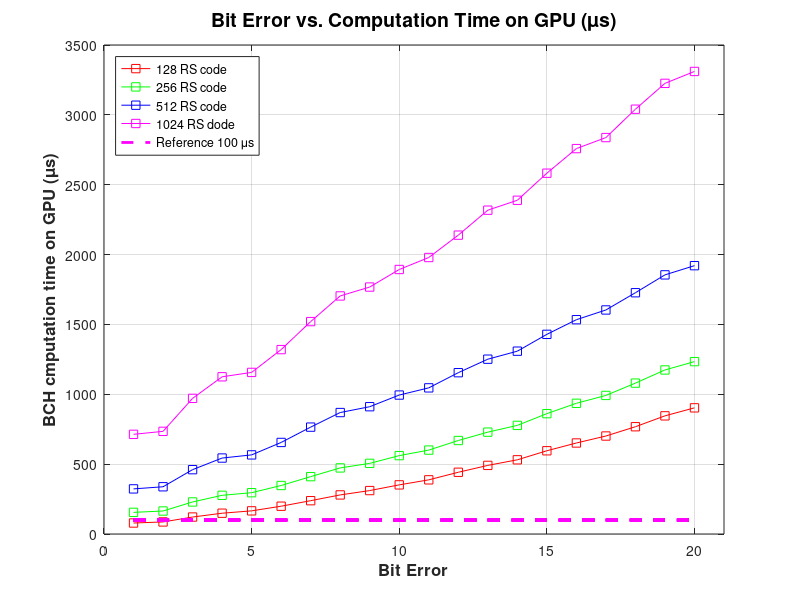
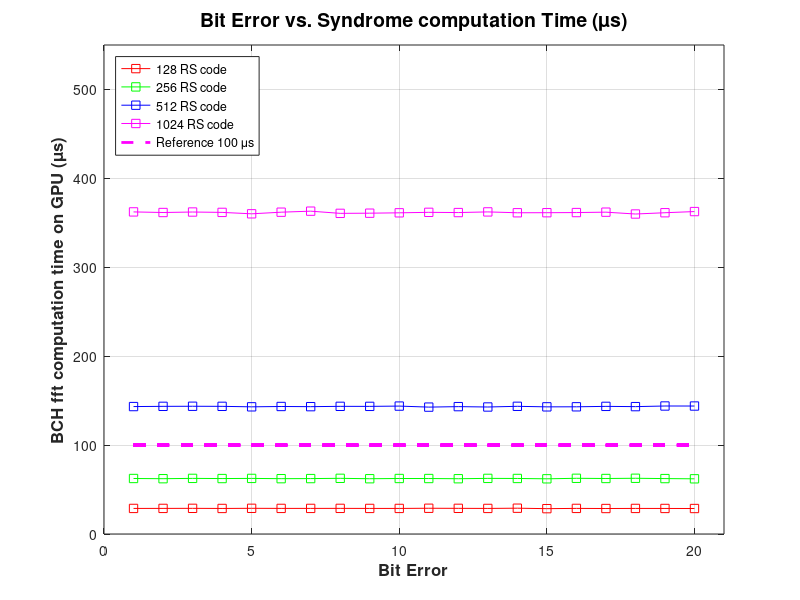
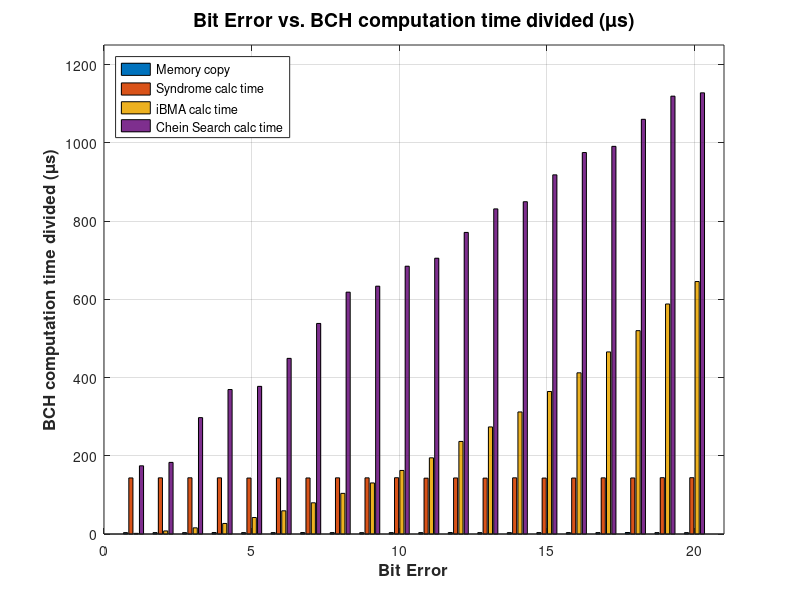

These charts were generated, in order, by the following MATLAB code:
% This function is to plot total latency taken for different error correction
% and block sizes

max = 20;
err_x = [1:max];

rs128_h2d     = ones(1,max);
rs128_d2h     = ones(1,max);
rs128_fft    = ones(1,max);
rs128_keyq    = ones(1,max);
rs128_errpoly = ones(1,max);

rs256_h2d     = ones(1,max);
rs256_d2h     = ones(1,max);
rs256_fft    = ones(1,max);
rs256_keyq    = ones(1,max);
rs256_errpoly = ones(1,max);

rs512_h2d     = ones(1,max);
rs512_d2h     = ones(1,max);
rs512_fft    = ones(1,max);
rs512_keyq    = ones(1,max);
rs512_errpoly = ones(1,max);

% Data from the cuda

 rs128_h2d(1) = 1.152000;
 rs128_d2h(1) = 2.464000;
 rs128_fft(1) = 28.768000;
 rs128_keyq(1) = 1.792000;
 rs128_errpoly(1) = 44.481000;

 rs256_h2d(1) = 1.152000;
 rs256_d2h(1) = 2.464000;
 rs256_fft(1) = 62.433000;
 rs256_keyq(1) = 1.568000;
 rs256_errpoly(1) = 87.265000;

 rs512_h2d(1) = 1.152000;
 rs512_d2h(1) = 2.432000;
 rs512_fft(1) = 143.330000;
 rs512_keyq(1) = 1.664000;
 rs512_errpoly(1) = 174.339000;

 rs1024_h2d(1) = 1.152000;
 rs1024_d2h(1) = 2.432000;
 rs1024_fft(1) = 362.278000;
 rs1024_keyq(1) = 1.568000;
 rs1024_errpoly(1) = 346.022000;

 rs128_h2d(2) = 1.152000;
 rs128_d2h(2) = 2.432000;
 rs128_fft(2) = 28.800000;
 rs128_keyq(2) = 7.073000;
 rs128_errpoly(2) = 46.816000;

 rs256_h2d(2) = 1.152000;
 rs256_d2h(2) = 2.464000;
 rs256_fft(2) = 62.209000;
 rs256_keyq(2) = 6.880000;
 rs256_errpoly(2) = 91.905000;

 rs512_h2d(2) = 1.152000;
 rs512_d2h(2) = 2.464000;
 rs512_fft(2) = 143.586000;
 rs512_keyq(2) = 7.840000;
 rs512_errpoly(2) = 183.076000;

 rs1024_h2d(2) = 1.152000;
 rs1024_d2h(2) = 2.784000;
 rs1024_fft(2) = 361.605000;
 rs1024_keyq(2) = 7.552000;
 rs1024_errpoly(2) = 361.605000;

 rs128_h2d(3) = 1.152000;
 rs128_d2h(3) = 2.432000;
 rs128_fft(3) = 28.865000;
 rs128_keyq(3) = 15.200000;
 rs128_errpoly(3) = 73.794000;

 rs256_h2d(3) = 1.152000;
 rs256_d2h(3) = 2.432000;
 rs256_fft(3) = 62.561000;
 rs256_keyq(3) = 15.489000;
 rs256_errpoly(3) = 147.682000;

 rs512_h2d(3) = 1.152000;
 rs512_d2h(3) = 2.464000;
 rs512_fft(3) = 143.681000;
 rs512_keyq(3) = 15.745000;
 rs512_errpoly(3) = 297.539000;

 rs1024_h2d(3) = 1.152000;
 rs1024_d2h(3) = 2.432000;
 rs1024_fft(3) = 362.149000;
 rs1024_keyq(3) = 15.361000;
 rs1024_errpoly(3) = 589.704000;

 rs128_h2d(4) = 1.152000;
 rs128_d2h(4) = 2.432000;
 rs128_fft(4) = 28.737000;
 rs128_keyq(4) = 25.888000;
 rs128_errpoly(4) = 90.594000;

 rs256_h2d(4) = 1.184000;
 rs256_d2h(4) = 2.496000;
 rs256_fft(4) = 62.369000;
 rs256_keyq(4) = 27.521000;
 rs256_errpoly(4) = 183.363000;

 rs512_h2d(4) = 1.376000;
 rs512_d2h(4) = 2.432000;
 rs512_fft(4) = 143.586000;
 rs512_keyq(4) = 26.976000;
 rs512_errpoly(4) = 369.317000;

 rs1024_h2d(4) = 1.152000;
 rs1024_d2h(4) = 2.464000;
 rs1024_fft(4) = 361.734000;
 rs1024_keyq(4) = 25.793000;
 rs1024_errpoly(4) = 734.060000;

 rs128_h2d(5) = 1.152000;
 rs128_d2h(5) = 2.432000;
 rs128_fft(5) = 28.897000;
 rs128_keyq(5) = 41.600000;
 rs128_errpoly(5) = 91.585000;

 rs256_h2d(5) = 1.152000;
 rs256_d2h(5) = 2.464000;
 rs256_fft(5) = 62.529000;
 rs256_keyq(5) = 42.913000;
 rs256_errpoly(5) = 186.595000;

 rs512_h2d(5) = 1.184000;
 rs512_d2h(5) = 2.464000;
 rs512_fft(5) = 143.042000;
 rs512_keyq(5) = 42.145000;
 rs512_errpoly(5) = 377.414000;

 rs1024_h2d(5) = 1.152000;
 rs1024_d2h(5) = 2.464000;
 rs1024_fft(5) = 360.134000;
 rs1024_keyq(5) = 41.441000;
 rs1024_errpoly(5) = 751.405000;

 rs128_h2d(6) = 1.152000;
 rs128_d2h(6) = 2.432000;
 rs128_fft(6) = 28.800000;
 rs128_keyq(6) = 59.137000;
 rs128_errpoly(6) = 107.426000;

 rs256_h2d(6) = 1.152000;
 rs256_d2h(6) = 2.432000;
 rs256_fft(6) = 62.241000;
 rs256_keyq(6) = 60.289000;
 rs256_errpoly(6) = 221.059000;

 rs512_h2d(6) = 1.152000;
 rs512_d2h(6) = 2.464000;
 rs512_fft(6) = 143.426000;
 rs512_keyq(6) = 59.297000;
 rs512_errpoly(6) = 448.968000;

 rs1024_h2d(6) = 1.152000;
 rs1024_d2h(6) = 2.432000;
 rs1024_fft(6) = 361.958000;
 rs1024_keyq(6) = 59.169000;
 rs1024_errpoly(6) = 895.151000;

 rs128_h2d(7) = 1.152000;
 rs128_d2h(7) = 2.432000;
 rs128_fft(7) = 28.800000;
 rs128_keyq(7) = 78.337000;
 rs128_errpoly(7) = 127.714000;

 rs256_h2d(7) = 1.152000;
 rs256_d2h(7) = 2.465000;
 rs256_fft(7) = 62.337000;
 rs256_keyq(7) = 80.162000;
 rs256_errpoly(7) = 264.452000;

 rs512_h2d(7) = 1.152000;
 rs512_d2h(7) = 2.592000;
 rs512_fft(7) = 143.234000;
 rs512_keyq(7) = 79.777000;
 rs512_errpoly(7) = 538.249000;

 rs1024_h2d(7) = 1.152000;
 rs1024_d2h(7) = 2.432000;
 rs1024_fft(7) = 363.110000;
 rs1024_keyq(7) = 79.297000;
 rs1024_errpoly(7) = 1.074290e+03;

 rs128_h2d(8) = 1.152000;
 rs128_d2h(8) = 2.433000;
 rs128_fft(8) = 28.832000;
 rs128_keyq(8) = 103.330000;
 rs128_errpoly(8) = 143.970000;

 rs256_h2d(8) = 1.184000;
 rs256_d2h(8) = 2.464000;
 rs256_fft(8) = 62.625000;
 rs256_keyq(8) = 105.665000;
 rs256_errpoly(8) = 301.061000;

 rs512_h2d(8) = 1.184000;
 rs512_d2h(8) = 2.464000;
 rs512_fft(8) = 143.586000;
 rs512_keyq(8) = 103.906000;
 rs512_errpoly(8) = 618.219000;

 rs1024_h2d(8) = 1.152000;
 rs1024_d2h(8) = 2.464000;
 rs1024_fft(8) = 360.648000;
 rs1024_keyq(8) = 104.642000;
 rs1024_errpoly(8) = 1.235035e+03;

 rs128_h2d(9) = 1.152000;
 rs128_d2h(9) = 2.688000;
 rs128_fft(9) = 28.768000;
 rs128_keyq(9) = 131.138000;
 rs128_errpoly(9) = 147.138000;

 rs256_h2d(9) = 1.152000;
 rs256_d2h(9) = 2.720000;
 rs256_fft(9) = 62.177000;
 rs256_keyq(9) = 132.514000;
 rs256_errpoly(9) = 307.077000;

 rs512_h2d(9) = 1.120000;
 rs512_d2h(9) = 2.432000;
 rs512_fft(9) = 143.554000;
 rs512_keyq(9) = 130.530000;
 rs512_errpoly(9) = 633.514000;

 rs1024_h2d(9) = 1.152000;
 rs1024_d2h(9) = 2.432000;
 rs1024_fft(9) = 360.838000;
 rs1024_keyq(9) = 132.034000;
 rs1024_errpoly(9) = 1.271155e+03;

 rs128_h2d(10) = 1.152000;
 rs128_d2h(10) = 2.432000;
 rs128_fft(10) = 28.768000;
 rs128_keyq(10) = 163.363000;
 rs128_errpoly(10) = 155.939000;

 rs256_h2d(10) = 1.120000;
 rs256_d2h(10) = 2.816000;
 rs256_fft(10) = 62.433000;
 rs256_keyq(10) = 162.498000;
 rs256_errpoly(10) = 332.100000;

 rs512_h2d(10) = 1.152000;
 rs512_d2h(10) = 2.464000;
 rs512_fft(10) = 143.874000;
 rs512_keyq(10) = 162.467000;
 rs512_errpoly(10) = 684.554000;

 rs1024_h2d(10) = 1.152000;
 rs1024_d2h(10) = 2.400000;
 rs1024_fft(10) = 361.254000;
 rs1024_keyq(10) = 163.042000;
 rs1024_errpoly(10) = 1.365334e+03;

 rs128_h2d(11) = 1.184000;
 rs128_d2h(11) = 2.432000;
 rs128_fft(11) = 28.960000;
 rs128_keyq(11) = 195.907000;
 rs128_errpoly(11) = 159.203000;

 rs256_h2d(11) = 1.184000;
 rs256_d2h(11) = 2.464000;
 rs256_fft(11) = 62.402000;
 rs256_keyq(11) = 193.635000;
 rs256_errpoly(11) = 340.966000;

 rs512_h2d(11) = 1.184000;
 rs512_d2h(11) = 2.432000;
 rs512_fft(11) = 142.723000;
 rs512_keyq(11) = 194.723000;
 rs512_errpoly(11) = 704.972000;

 rs1024_h2d(11) = 1.152000;
 rs1024_d2h(11) = 2.464000;
 rs1024_fft(11) = 361.797000;
 rs1024_keyq(11) = 195.108000;
 rs1024_errpoly(11) = 1.418454e+03;

 rs128_h2d(12) = 1.184000;
 rs128_d2h(12) = 2.432000;
 rs128_fft(12) = 28.865000;
 rs128_keyq(12) = 239.043000;
 rs128_errpoly(12) = 170.338000;

 rs256_h2d(12) = 1.152000;
 rs256_d2h(12) = 2.464000;
 rs256_fft(12) = 62.177000;
 rs256_keyq(12) = 231.684000;
 rs256_errpoly(12) = 371.655000;

 rs512_h2d(12) = 1.152000;
 rs512_d2h(12) = 2.656000;
 rs512_fft(12) = 143.266000;
 rs512_keyq(12) = 236.644000;
 rs512_errpoly(12) = 770.922000;

 rs1024_h2d(12) = 1.184000;
 rs1024_d2h(12) = 2.432000;
 rs1024_fft(12) = 361.541000;
 rs1024_keyq(12) = 238.116000;
 rs1024_errpoly(12) = 1.535832e+03;

 rs128_h2d(13) = 1.152000;
 rs128_d2h(13) = 2.432000;
 rs128_fft(13) = 28.768000;
 rs128_keyq(13) = 277.637000;
 rs128_errpoly(13) = 181.123000;

 rs256_h2d(13) = 1.184000;
 rs256_d2h(13) = 2.464000;
 rs256_fft(13) = 62.561000;
 rs256_keyq(13) = 265.989000;
 rs256_errpoly(13) = 396.904000;

 rs512_h2d(13) = 1.152000;
 rs512_d2h(13) = 2.464000;
 rs512_fft(13) = 142.851000;
 rs512_keyq(13) = 273.700000;
 rs512_errpoly(13) = 831.087000;

 rs1024_h2d(13) = 1.152000;
 rs1024_d2h(13) = 2.432000;
 rs1024_fft(13) = 362.279000;
 rs1024_keyq(13) = 278.309000;
 rs1024_errpoly(13) = 1.673598e+03;

 rs128_h2d(14) = 1.120000;
 rs128_d2h(14) = 2.688000;
 rs128_fft(14) = 29.025000;
 rs128_keyq(14) = 315.205000;
 rs128_errpoly(14) = 183.012000;

 rs256_h2d(14) = 1.248000;
 rs256_d2h(14) = 2.432000;
 rs256_fft(14) = 62.465000;
 rs256_keyq(14) = 305.733000;
 rs256_errpoly(14) = 405.543000;

 rs512_h2d(14) = 1.152000;
 rs512_d2h(14) = 2.432000;
 rs512_fft(14) = 143.618000;
 rs512_keyq(14) = 311.974000;
 rs512_errpoly(14) = 849.422000;

 rs1024_h2d(14) = 1.152000;
 rs1024_d2h(14) = 2.432000;
 rs1024_fft(14) = 361.317000;
 rs1024_keyq(14) = 317.830000;
 rs1024_errpoly(14) = 1.705947e+03;

 rs128_h2d(15) = 1.184000;
 rs128_d2h(15) = 2.464000;
 rs128_fft(15) = 28.513000;
 rs128_keyq(15) = 368.774000;
 rs128_errpoly(15) = 194.820000;

 rs256_h2d(15) = 1.184000;
 rs256_d2h(15) = 2.464000;
 rs256_fft(15) = 62.081000;
 rs256_keyq(15) = 359.974000;
 rs256_errpoly(15) = 435.751000;

 rs512_h2d(15) = 1.184000;
 rs512_d2h(15) = 2.464000;
 rs512_fft(15) = 143.011000;
 rs512_keyq(15) = 364.293000;
 rs512_errpoly(15) = 918.094000;

 rs1024_h2d(15) = 1.152000;
 rs1024_d2h(15) = 2.464000;
 rs1024_fft(15) = 361.382000;
 rs1024_keyq(15) = 370.662000;
 rs1024_errpoly(15) = 1.846751e+03;

 rs128_h2d(16) = 1.152000;
 rs128_d2h(16) = 2.464000;
 rs128_fft(16) = 28.800000;
 rs128_keyq(16) = 414.503000;
 rs128_errpoly(16) = 204.483000;

 rs256_h2d(16) = 1.152000;
 rs256_d2h(16) = 2.464000;
 rs256_fft(16) = 62.657000;
 rs256_keyq(16) = 407.846000;
 rs256_errpoly(16) = 461.414000;

 rs512_h2d(16) = 1.184000;
 rs512_d2h(16) = 2.464000;
 rs512_fft(16) = 143.074000;
 rs512_keyq(16) = 412.006000;
 rs512_errpoly(16) = 975.153000;

 rs1024_h2d(16) = 1.184000;
 rs1024_d2h(16) = 2.464000;
 rs1024_fft(16) = 361.541000;
 rs1024_keyq(16) = 414.982000;
 rs1024_errpoly(16) = 1.978332e+03;

 rs128_h2d(17) = 1.184000;
 rs128_d2h(17) = 2.464000;
 rs128_fft(17) = 28.672000;
 rs128_keyq(17) = 465.896000;
 rs128_errpoly(17) = 203.108000;

 rs256_h2d(17) = 1.120000;
 rs256_d2h(17) = 2.432000;
 rs256_fft(17) = 62.433000;
 rs256_keyq(17) = 460.839000;
 rs256_errpoly(17) = 465.032000;

 rs512_h2d(17) = 1.152000;
 rs512_d2h(17) = 2.464000;
 rs512_fft(17) = 143.555000;
 rs512_keyq(17) = 465.448000;
 rs512_errpoly(17) = 990.929000;

 rs1024_h2d(17) = 1.152000;
 rs1024_d2h(17) = 2.464000;
 rs1024_fft(17) = 361.989000;
 rs1024_keyq(17) = 466.631000;
 rs1024_errpoly(17) = 2.005246e+03;

 rs128_h2d(18) = 1.184000;
 rs128_d2h(18) = 2.432000;
 rs128_fft(18) = 28.769000;
 rs128_keyq(18) = 520.712000;
 rs128_errpoly(18) = 214.724000;

 rs256_h2d(18) = 1.184000;
 rs256_d2h(18) = 2.528000;
 rs256_fft(18) = 62.689000;
 rs256_keyq(18) = 517.033000;
 rs256_errpoly(18) = 496.585000;

 rs512_h2d(18) = 1.152000;
 rs512_d2h(18) = 2.688000;
 rs512_fft(18) = 143.266000;
 rs512_keyq(18) = 519.784000;
 rs512_errpoly(18) = 1.060081e+03;

 rs1024_h2d(18) = 1.152000;
 rs1024_d2h(18) = 2.432000;
 rs1024_fft(18) = 359.908000;
 rs1024_keyq(18) = 518.215000;
 rs1024_errpoly(18) = 2.158748e+03;

 rs128_h2d(19) = 1.152000;
 rs128_d2h(19) = 2.432000;
 rs128_fft(19) = 28.737000;
 rs128_keyq(19) = 591.497000;
 rs128_errpoly(19) = 221.859000;

 rs256_h2d(19) = 1.184000;
 rs256_d2h(19) = 2.688000;
 rs256_fft(19) = 62.337000;
 rs256_keyq(19) = 587.146000;
 rs256_errpoly(19) = 520.777000;

 rs512_h2d(19) = 1.152000;
 rs512_d2h(19) = 2.432000;
 rs512_fft(19) = 143.970000;
 rs512_keyq(19) = 587.946000;
 rs512_errpoly(19) = 1.119251e+03;

 rs1024_h2d(19) = 1.152000;
 rs1024_d2h(19) = 2.496000;
 rs1024_fft(19) = 361.350000;
 rs1024_keyq(19) = 586.346000;
 rs1024_errpoly(19) = 2.274151e+03;

 rs128_h2d(20) = 1.184000;
 rs128_d2h(20) = 2.432000;
 rs128_fft(20) = 28.672000;
 rs128_keyq(20) = 650.249000;
 rs128_errpoly(20) = 220.419000;

 rs256_h2d(20) = 1.152000;
 rs256_d2h(20) = 2.464000;
 rs256_fft(20) = 62.081000;
 rs256_keyq(20) = 645.864000;
 rs256_errpoly(20) = 522.246000;

 rs512_h2d(20) = 1.152000;
 rs512_d2h(20) = 2.432000;
 rs512_fft(20) = 143.938000;
 rs512_keyq(20) = 645.356000;
 rs512_errpoly(20) = 1.127764e+03;

 rs1024_h2d(20) = 1.152000;
 rs1024_d2h(20) = 2.464000;
 rs1024_fft(20) = 362.662000;
 rs1024_keyq(20) = 642.667000;
 rs1024_errpoly(20) = 2.301702e+03;

% Add all of the data together
rs128 = rs128_h2d+rs128_d2h+rs128_fft+rs128_keyq+rs128_errpoly;
rs256 = rs256_h2d+rs256_d2h+rs256_fft+rs256_keyq+rs256_errpoly;
rs512 = rs512_h2d+rs512_d2h+rs512_fft+rs512_keyq+rs512_errpoly;
rs1024 = rs1024_h2d+rs1024_d2h+rs1024_fft+rs1024_keyq+rs1024_errpoly;

c128 = [rs128_d2h+rs128_h2d;rs128_fft;rs128_keyq;rs128_errpoly];
c512 = [rs512_d2h+rs512_h2d;rs512_fft;rs512_keyq;rs512_errpoly];
c1024 = [rs1024_d2h+rs1024_h2d;rs1024_fft;rs1024_keyq;rs1024_errpoly];
c100 = ones(max)*100;

% Plot the graph for all computation time 
f = figure(1);
plot(err_x,rs128,'-sr',err_x,rs256,'-sg',err_x,rs512,'-sb',err_x,rs1024,'-sm',err_x,c100,'--m','LineWidth',2);
legend('128 RS code','256 RS code','512 RS code','1024 RS dode','Reference 100 \mus','Location','northwest');
grid on;
xlabel('Bit Error','fontweight','bold','fontsize',12);
ylabel('BCH cmputation time on GPU (\mus)','fontweight','bold','fontsize',12);
title('Bit Error vs. Computation Time on GPU (\mus)','fontweight','bold','fontsize',14);
axis([0,max+1,0,3500]);
saveas(f,'Bit_error_comp_time.jpg','jpg');

%% Plot the fft generator  
f = figure(2);
plot(err_x,rs128_fft,'-sr',err_x,rs256_fft,'-sg',err_x,rs512_fft,'-sb',err_x,rs1024_fft,'-sm',err_x,c100,'--m','LineWidth',2);
legend('128 RS code','256 RS code','512 RS code','1024 RS code','Reference 100 \mus','Location','northwest');
grid on;
xlabel('Bit Error','fontweight','bold','fontsize',12);
ylabel('BCH fft computation time on GPU (\mus)','fontweight','bold','fontsize',12);
title('Bit Error vs. Syndrome computation Time (\mus)','fontweight','bold','fontsize',14);
axis([0,max+1,0,550]);
saveas(f,'Bit_error_fft_time.jpg','jpg');

% Plot the BAR grapsh
f=figure(3);
bar(c512');
grid on;
legend('Memory copy','Syndrome calc time ','iBMA calc time','Chein Search calc time','Location','northwest');
xlabel('Bit Error','fontweight','bold','fontsize',12);
ylabel('BCH computation time divided (\mus)','fontweight','bold','fontsize',12);
title('Bit Error vs. BCH computation time divided (\mus)','fontweight','bold','fontsize',14);
axis([0,max+1,0,1250]);
saveas(f,'Bit_error_bar_gpu_time.jpg','jpg');
